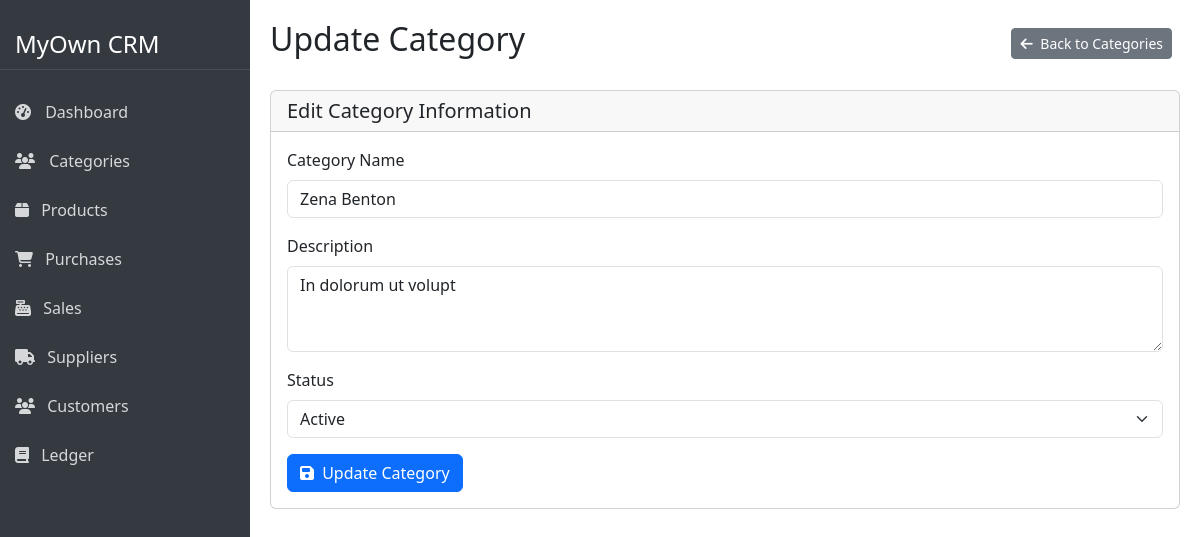
/categories/update_category.php?id=4, run on the app's committed database.
### tables this page shows
CREATE TABLE `categories` (
  `id` int(11) NOT NULL,
  `name` varchar(255) NOT NULL,
  `description` text DEFAULT NULL,
  `status` tinyint(1) NOT NULL DEFAULT 1,
  `created_at` timestamp NOT NULL DEFAULT current_timestamp()
);

### database/database.php (called while the page is built, shortened)
<?php
class Database {
    protected $host = 'localhost';
    protected $user = 'root';
    protected $password = '';
    protected $dbname = 'oop-project';
    public $con = null;
    public function __construct(){
        if($this->con == null){
            $this->con = mysqli_connect($this->host,$this->user,$this->password,$this->dbname);
        }
    }
}
?>

### categories/category.class.php (called while the page is built, shortened)
<?php
require_once ROOT_PATH . 'database/database.php';
class Category extends Database {
    private $table = 'categories';
    public function getById($id) {
        $id = (int)$id;
        $sql = "SELECT * FROM {$this->table} WHERE id = {$id}";
        $result = $this->con->query($sql);
        if ($result->num_rows > 0) {
            return $result->fetch_assoc();
        } else {
            return false;
        }
    }
}
?>

### categories/update_category.php (the view, shortened to what this page needs)
<?php
require ROOT_PATH . 'includes/header.php';
require_once ROOT_PATH . 'categories/category.class.php';
$id = $_GET['id'] ?? 0;
$categoryObj = new Category();
$category_record = $categoryObj->getById($id);
?>
<div class="d-flex">
    <?php
    require ROOT_PATH . 'includes/sidebar.php';
    ?>
    <div class="main-content">
        <div class="d-flex justify-content-between align-items-center mb-4">
            <h2>Update Category</h2>
            <div>
                <a href="categories.php" class="btn btn-secondary btn-sm me-2">
                    <i class="fas fa-arrow-left me-1"></i> Back to Categories
                </a>
            </div>
        </div>
        <div class="card mb-4">
            <div class="card-header">
                <h5 class="mb-0">Edit Category Information</h5>
            </div>
            <div class="card-body">
                <form action="" method="post">
                    <div class="mb-3">
                        <label for="categoryName" class="form-label">Category Name</label>
                        <input type="text" class="form-control" id="categoryName" name="category_name" value="<?php echo $category_record['name'] ?? 'Unknown'; ?>" required>
                    </div>
                    <div class="mb-3">
                        <label for="categoryDescription" class="form-label">Description</label>
                        <textarea class="form-control" id="categoryDescription" name="category_description" rows="3"><?php echo $category_record['description'] ?? 'Unknown'; ?></textarea>
                    </div>
                    <div class="mb-3">
                        <label for="categoryStatus" class="form-label">Status</label>
                        <select class="form-select" id="categoryStatus" name="category_status">
                            <option value="1" <?php echo $category_record['status'] == 1 ? 'selected' : '' ?> >Active</option>
                        </select>
                    </div>
                    <button type="submit" class="btn btn-primary">
                        <i class="fas fa-save me-1"></i> Update Category
                    </button>
                </form>
            </div>
        </div>
    </div>
</div>
<?php
require ROOT_PATH . 'includes/footer.php';
?>

### includes/header.php (style rules this page uses)
body { overflow-x: hidden; }
.main-content { margin-left: 250px; width: 100%; padding: 20px; transition: all 0.3s; }

### data on the page
categories: category_name "Zena Benton", category_description "In dolorum ut volupt", category_status "Active"
